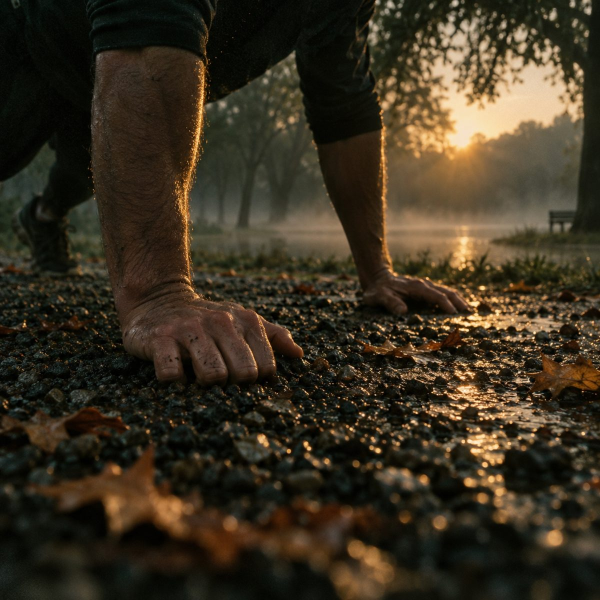
#> input picture boostfit/images/circuit.jpg, 1200 x 1200 px (shown at 1/2 size)
$ python sheet.py ../../boostfit/images/circuit.jpg ../../boostfit/images/event-finish.jpg 5 1.0
#> lines starting #> are read from the running program, lines starting #| are printed output that depends on the picture
import sys,glob
from PIL import Image
pat,out,cols,s=sys.argv[1],sys.argv[2],int(sys.argv[3]),float(sys.argv[4])
fs=sorted(glob.glob(pat)); ims=[Image.open(f) for f in fs]; w,h=ims[0].size; W,H=int(w*s),int(h*s)
#> after `ims = [Image.open(f) for f in fs]`: ims = 1 item
#> after `w, h = ims[0].size`: w = 1200; h = 1200
#> after `W, H = (int(w * s), int(h * s))`: W = 1200; H = 1200
rows=(len(ims)+cols-1)//cols; sh=Image.new('RGB',(cols*W+(cols-1)*6,rows*H+(rows-1)*6),'white')
#> after `rows = (len(ims) + cols - 1) // cols`: rows = 1
#> after `sh = Image.new('RGB', (cols * W + (cols - 1) * 6, rows * H + (rows - 1`: sh: PIL image 6024x1200 RGB; every value is 255
for i,im in enumerate(ims): sh.paste(im.resize((W,H)),((i%cols)*(W+6),(i//cols)*(H+6)))
#> this loop made 1 pass
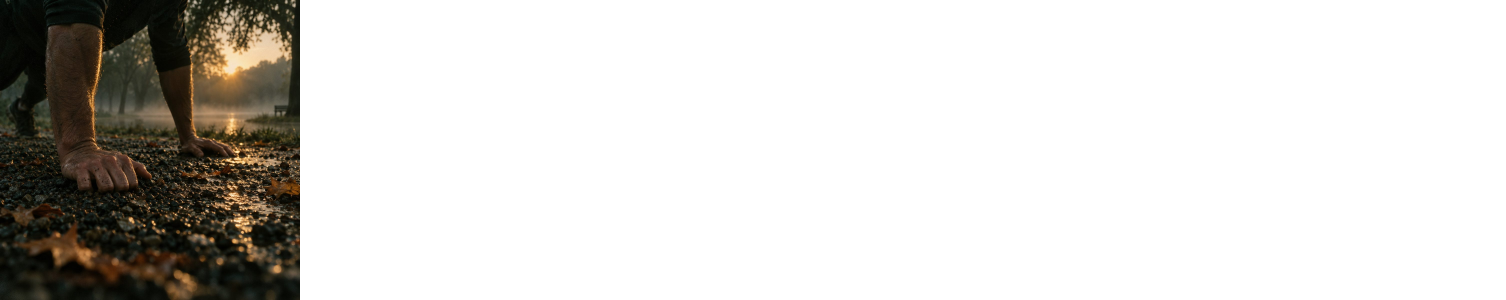
#> sh: PIL image 6024x1200 RGB (shown at 1/4 size); mean R, G, B 215.7, 213.9, 210.6
sh.save(out,quality=74); print(out,len(ims),sh.size)
#| ../../boostfit/images/event-finish.jpg 1 (6024, 1200)

$ run again, on boostfit/images/event-night.jpg
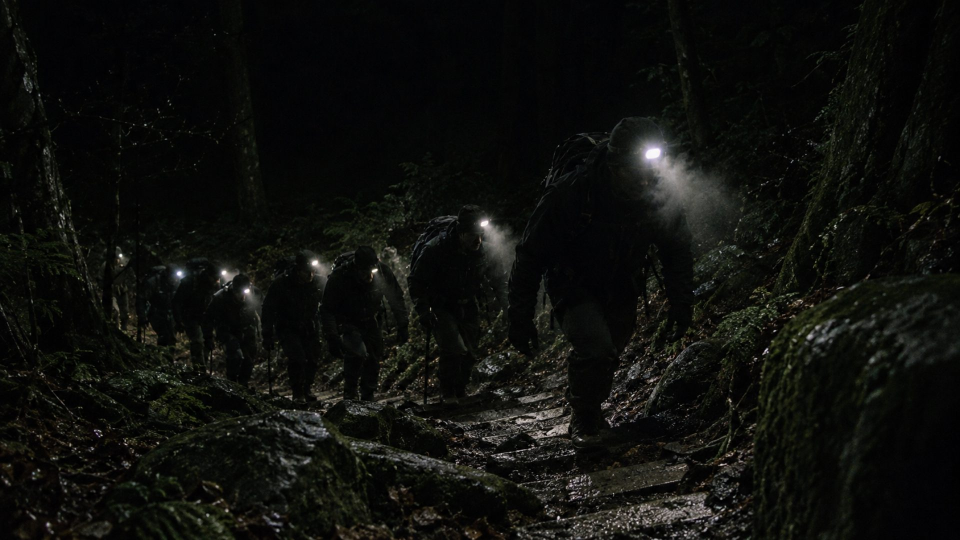
#> input picture boostfit/images/event-night.jpg, 1920 x 1080 px (shown at 1/2 size)
#> ims = 1 item
#> rows = 1
#> the loop `for i,im in enumerate(ims): sh.paste(im.resize((W,H)),((i%cols)*(W+6),..` made 1 pass
#> after the loop `for i,im in enumerate(ims): sh.paste(im.resize((W,H)),((i%cols)*(W+6),..`:
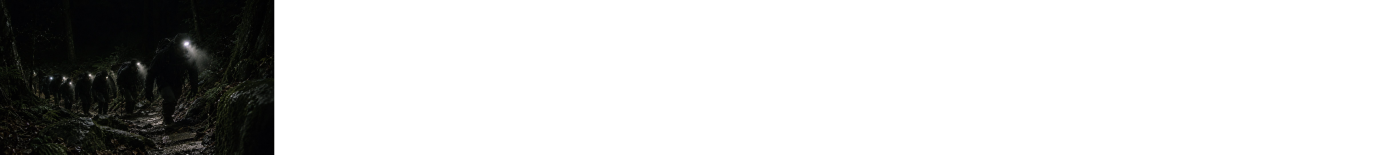
#> sh: PIL image 9624x1080 RGB (shown at 1/7 size); mean R, G, B 207, 207.2, 206.6
#| ../../boostfit/images/event-night.jpg 1 (9624, 1080)

$ run again, on boostfit/images/gate.jpg
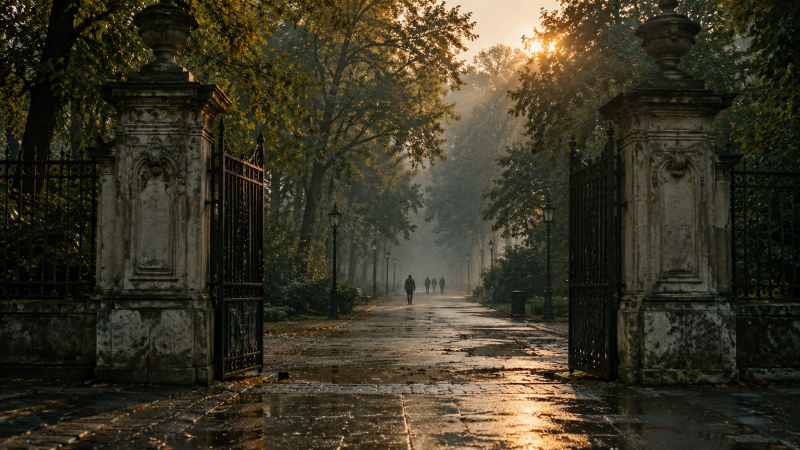
#> input picture boostfit/images/gate.jpg, 1600 x 900 px (shown at 1/2 size)
#> ims = 1 item
#> rows = 1
#> the loop `for i,im in enumerate(ims): sh.paste(im.resize((W,H)),((i%cols)*(W+6),..` made 1 pass
#> after the loop `for i,im in enumerate(ims): sh.paste(im.resize((W,H)),((i%cols)*(W+6),..`:
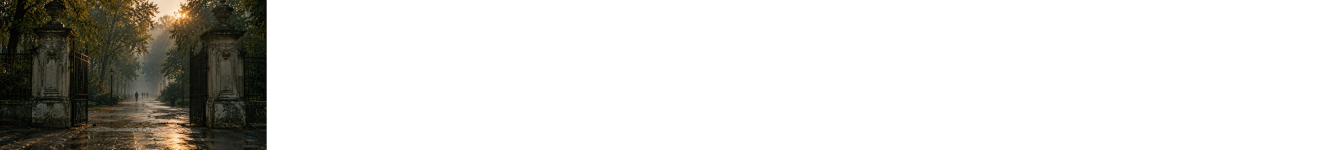
#> sh: PIL image 8024x900 RGB (shown at 1/6 size); mean R, G, B 215.8, 214.8, 211.6
#| ../../boostfit/images/gate.jpg 1 (8024, 900)

$ run again, on boostfit/images/hero-dawn.jpg
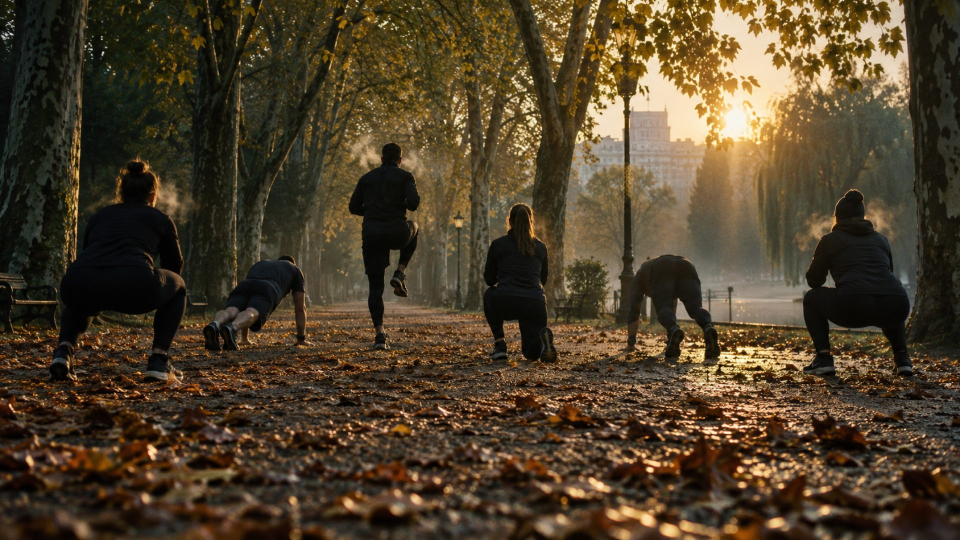
#> input picture boostfit/images/hero-dawn.jpg, 1920 x 1080 px (shown at 1/2 size)
#> ims = 1 item
#> rows = 1
#> the loop `for i,im in enumerate(ims): sh.paste(im.resize((W,H)),((i%cols)*(W+6),..` made 1 pass
#> after the loop `for i,im in enumerate(ims): sh.paste(im.resize((W,H)),((i%cols)*(W+6),..`:
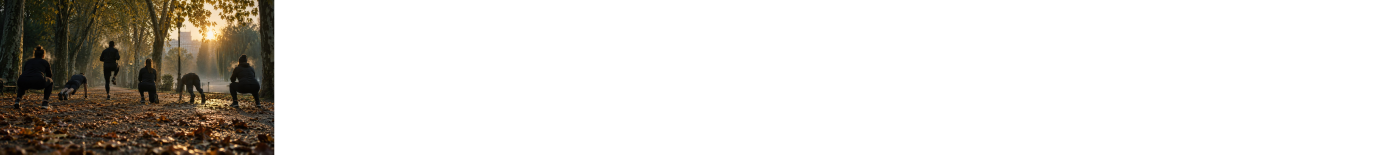
#> sh: PIL image 9624x1080 RGB (shown at 1/7 size); mean R, G, B 219.8, 216.9, 212.5
#| ../../boostfit/images/hero-dawn.jpg 1 (9624, 1080)
